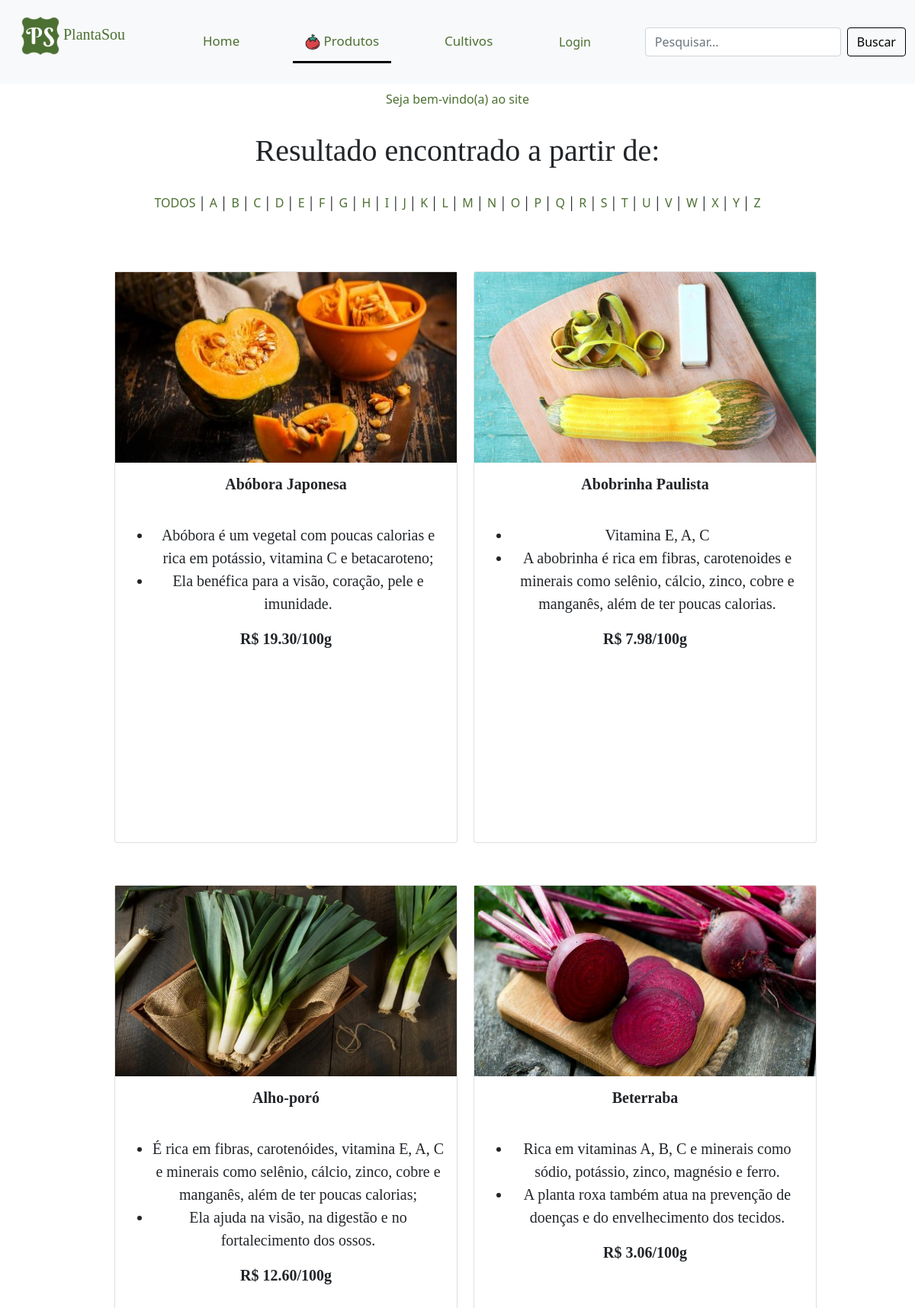
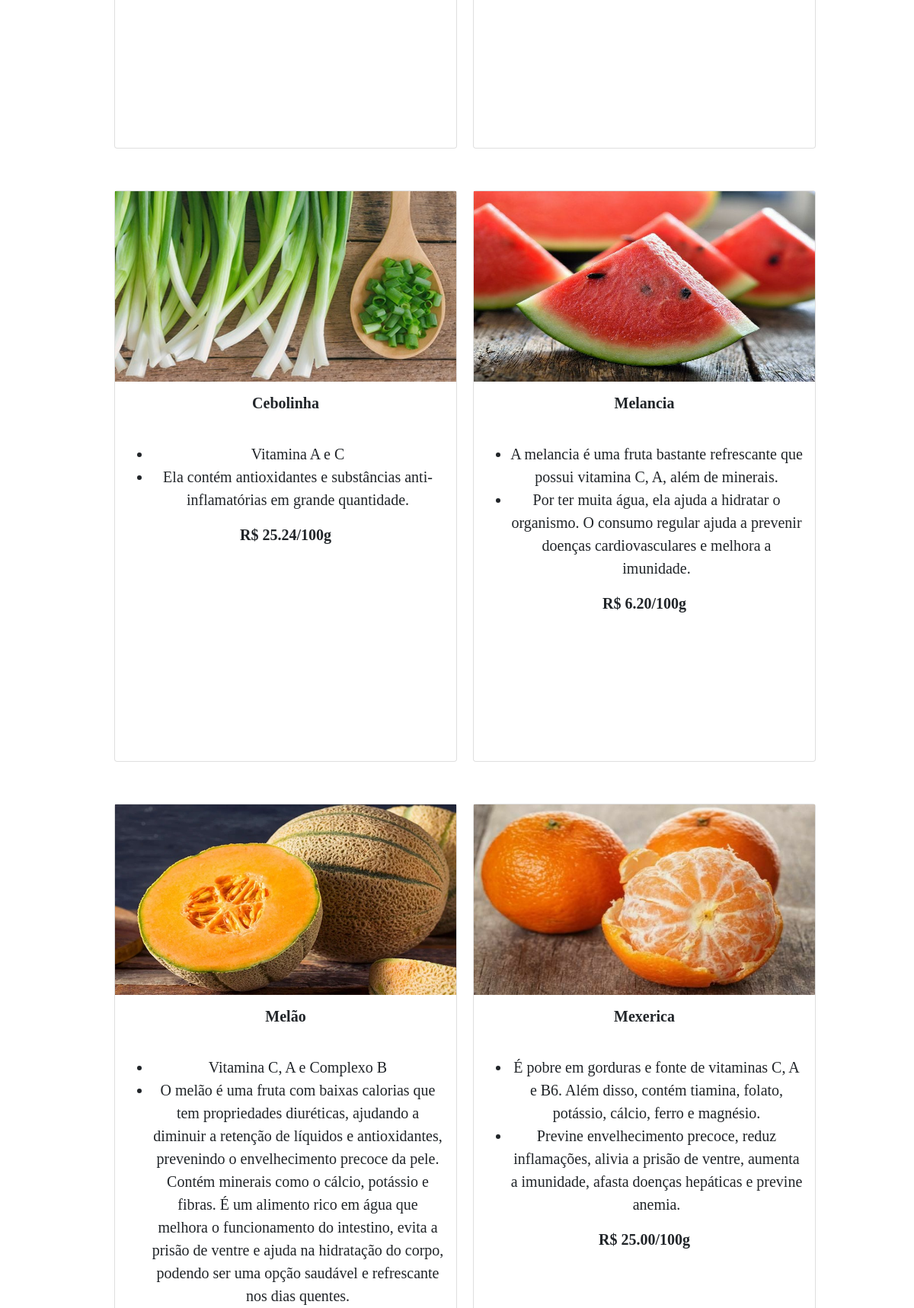
Page /php/ordem_p.php (upper part) on the committed database (2 pictures, top to bottom).
### tables this page shows
CREATE TABLE IF NOT EXISTS `produto` (
  `cod_produto` int(11) NOT NULL AUTO_INCREMENT,
  `nome` varchar(1000) DEFAULT NULL,
  `vitaminas` varchar(1000) DEFAULT NULL,
  `beneficios` varchar(1000) DEFAULT NULL,
  `preco` float DEFAULT NULL,
  `cod_cultivo` int(255) NOT NULL,
  `imagem` varchar(1000) DEFAULT NULL,
  PRIMARY KEY (`cod_produto`),
  KEY `cod_cultivo` (`cod_cultivo`)
);

### php/ordem_p.php (the view, shortened to what this page needs)
<!DOCTYPE html>
<html lang="pt-BR">
<head>
        <link rel="stylesheet" type="text/css" media="screen" href="../css/bootstrap.min.css" />
        <link rel="stylesheet" href="../css/estilo.css">
</head>
<body>
    <nav class="navbar navbar-light bg-light topnav">
        <div class="container-fluid">
            <a class="navbar-brand plantasou">
                <p class="plantasou">
                    <img src="../imgs/logo_new.png" class="align-self-center mr-3 rounded float-left" width="50" height="50" alt="..."></img>
                    PlantaSou
                </p>
            </a>
                        <?php
                            if(isset($_COOKIE["USER"])){
                                echo'
                                    <a class="nav-link nav-link-color" href="../php/home_user.php">Home</a>
                                ';
                            }else if(isset($_COOKIE["ADM"])){
                                echo'
                                    <a class="nav-link nav-link-color" href="../php/home_adm.php">Home</a>
                                ';
                            }else{
                                echo'
                                <a class="nav-link nav-link-color" href="../php/index.php">Home</a>
                                ';
                            }
                        ?>
                        <?php
                          if(isset($_COOKIE["ADM"])){
                            echo'
                            <div class="nav-link dropdown show">
                                <a class="nav-link dropdown-toggle active" href="#" id="navbarDropdownMenuLink" data-bs-toggle="dropdown" aria-bs-haspopup="true" aria-bs-expanded="false">
                                    <img src="../imgs/tomates.png" width="20" height="20"/> Produtos
                                </a>
                                <div class="dropdown-menu" aria-labelledby="navbarDropdownMenuLink">
                                    <a class="dropdown-item" href="../php/produtos.php">Produtos</a>
                                    <a class="dropdown-item" href="../php/cadastro_produto.php">Cadastro Produto</a>
                                </div>
                            </div>
                            ';
                          }else{
                            echo'
                                <a class="nav-link nav-link-color active" aria-current="page" href="../php/produtos.php"><img src="../imgs/tomates.png" width="20" height="20"/> Produtos</a>
                            ';
                          }
                        ?>
                        <?php
                            if(isset($_COOKIE["ADM"])){
                            echo'
                                <div class="nav-link dropdown show">
                                    <a class="nav-link dropdown-toggle" href="#" id="navbarDropdownMenuLink" data-bs-toggle="dropdown" aria-bs-haspopup="true" aria-bs-expanded="false">
                                    <img src="../imgs/crescer-planta.png" width="20" height="20"/> Cultivos
                                    </a>
                                    <div class="dropdown-menu" aria-labelledby="navbarDropdownMenuLink">
                                        <a class="dropdown-item" href="../php/cultivo.php">Cultivos</a>
                                        <a class="dropdown-item" href="../php/cadastro_cultivo.php">Cadastro Cultivos</a>
                                    </div>
                                </div>
                            ';
                            }else{
                            echo'
                                <a class="nav-link nav-link-color" aria-current="page" href="../php/cultivo.php">Cultivos</a>
                            ';
                            }
                        ?>
                        <?php
                            if(isset($_COOKIE["USER"])){
                                echo'
                                    <a class="nav-link nav-link-color" href="../php/historico.php?num=0">Histórico</a>
                                    <a class="nav-link nav-link-color" href="./logout_user.php"><img src="../imgs/out.png" width="15" height="15"/> Sair</a>
                                ';
                            }else if(isset($_COOKIE["ADM"])){
                                echo'
                                    <a class="nav-link nav-link-color" href="./logout_adm.php"><img src="../imgs/out.png" width="15" height="15"/> Sair</a>
                                ';
                            }else{
                                echo'
                                    <button type="button" class="btn nav-link nav-link-color" data-bs-toggle="modal" data-bs-target="#login">
                                        Login
                                    </button>
                                ';
                            }
                        ?>
                        <form action="../php/pesquisa_p.php" class="d-flex" method="POST">
                            <input class="form-control me-2" type="search" placeholder="Pesquisar..." aria-label="Search" name="pesquisa"/>
                            <button class="btn btn-outline-success nav-link-color borda" type="submit">Buscar</button>
                        </form>
            </div>
        </nav>
        <?php
            if(isset($_COOKIE["USER"]) || isset($_COOKIE["ADM"])){
                echo'
                        <a class="nav-link nav-link-color active_usuario">Seja bem-vindo(a) ';
                            if(isset($_COOKIE["USER"])){
                                include('../inc/conexao.php');
                                $sql="SELECT nome FROM usuario WHERE cod_usuario=$usuario";
                                $query=mysqli_query($con, $sql);
                                if(mysqli_num_rows($query)>0){
                                    while(($nome=mysqli_fetch_assoc($query))!=NULL){
                                        echo $nome['nome'];
                                    }
                                }
                            }
                            elseif(isset($_COOKIE["ADM"])){
                                echo "Administrador(a)";
                            }
                echo'
                        </a>';
            }
            else{
                echo'
                <center>
                    <a class="nav-link nav-link-color active_usuario ">Seja bem-vindo(a) ao site </a>
                </center>
                ';
            }
        ?>
    <br>
    <?php
        $ordem=$_GET["ordem"];
        echo'<h1 class="centro paginas">Resultado encontrado a partir de: '.$ordem.'</h1>';
        echo '
        <br>
        <center>';
            echo '<a class="nav-link-color" href="../php/produtos.php">TODOS</a> │ ';
            for ( $i = 'A'; $i != 'Z'; $i++ ){
                echo '<a class="nav-link-color" href="../php/ordem_p.php?ordem='.$i.'">'.$i.'</a> │ ';
            }
            echo '<a class="nav-link-color" href="../php/ordem_p.php?ordem=Z">Z</a>';
        echo '
        </center>
        <br><br><br>';
        include "../inc/conexao_pdo.php";
        $stmt=$conPDO->query("SELECT * FROM produto WHERE nome LIKE '$ordem%' ORDER BY nome asc");
        $stmt->execute();
        echo'
            <center>
                <table>
            ';
        $i=1;
        if($stmt->rowCount()!=NULL){
            while($resultado=$stmt->fetch(PDO::FETCH_OBJ)){
                if($i % 2 == 1){
                    echo'<tr>
                        <td>';
                }
                echo
                '
                <td></td>
                <td></td>
                <td>
                    <div class="card mb-5 tamanho2 text-center">
                        <div class="font">
                            <img src="../imgs/plantas/'.$resultado->imagem.'" width="448px" height="250px"/>
                            <div class="card-body">
                                <h5 class="card-title">
                                    <b class="letra">
                                        '.$resultado->nome.'<br><br>
                                    </b>
                                </h5>
                                <p class="card-text">
                                    <ul>
                                        <li>'.$resultado->vitaminas.'</li>
                                        <li>'.$resultado->beneficios.'</li>
                                    </ul>
                                </p>
                                <b class="font-money">R$ '.number_format($resultado->preco,2).'/100g
                            </div>
                        </div>
                    </div>';
                $i++;
            }
        }else{
            echo '
                <br><br><br>
                <h1 class="centro paginas">Nenhum produto foi encontrado</h1>
            ';
        }
        echo'
            </td>
        </tr>
        </table>
        </center>';
    ?>
</body>
</html>

### css/estilo.css (style rules this page uses)
body, html { height: 100%; }
td { border: 5px solid transparent; background-clip: padding-box; }
button { text-align: left; }
a { color: green; }
.nav-link-color { color: #4c7032 !important; font-size: 16px; }
.font { font-size: 20px; font-family: 'Book Antiqua'; }
.font-money { font-size: 20px; font-family: calibri; }
.plantasou { font-size: 20px; font-family: 'calibri'; color:#4c7032 !important; }
.borda { border-color: #000000; color: black !important; }
.centro { text-align: center; }
a:link { text-decoration: none; }
.active_usuario { background-color: #ffffff !important; color: #4c7032 !important; text-align: center; }
.topnav { background-color: #f1f1f1; }
.topnav a { float: left; display: block; color: black; text-align: center; padding: 14px 16px; text-decoration: none; font-size: 17px; border-bottom: 3px solid transparent; }
.topnav a.active { border-bottom: 3px solid rgb(0, 0, 0); }
a.plantasou { border-bottom: none !important; }
.letra { font-family:'Book Antiqua'; }
.paginas { font-family:'Book Antiqua'; }
.tamanho2 { width: 450px; height: 750px; }

### rows in the picture
produto: imagem (picture), nome "Abóbora Japonesa", vitaminas "Abóbora é um vegetal com poucas calorias e rica em potássio, vitamina C e betacaroteno;", beneficios "Ela benéfica para a visão, coração, pele e imunidade.", preco "19.30"
produto: imagem (picture), nome "Abobrinha Paulista", vitaminas "Vitamina E, A, C", beneficios "A abobrinha é rica em fibras, carotenoides e minerais como selênio, cálcio, zinco, cobre e manganês, além de ter poucas calorias.", preco "7.98"
produto: imagem (picture), nome "Alho-poró", vitaminas "É rica em fibras, carotenóides, vitamina E, A, C e minerais como selênio, cálcio, zinco, cobre e manganês, além de ter poucas calorias;", beneficios "Ela ajuda na visão, na digestão e no fortalecimento dos ossos.", preco "12.60"
produto: imagem (picture), nome "Beterraba", vitaminas "Rica em vitaminas A, B, C e minerais como sódio, potássio, zinco, magnésio e ferro.", beneficios "A planta roxa também atua na prevenção de doenças e do envelhecimento dos tecidos.", preco "3.06"
produto: imagem (picture), nome "Cebolinha", vitaminas "Vitamina A e C", beneficios "Ela contém antioxidantes e substâncias anti-inflamatórias em grande quantidade.", preco "25.24"
produto: imagem (picture), nome "Melancia", vitaminas "A melancia é uma fruta bastante refrescante que possui vitamina C, A, além de minerais.", beneficios "Por ter muita água, ela ajuda a hidratar o organismo. O consumo regular ajuda a prevenir doenças cardiovasculares e melhora a imunidade.", preco "6.20"
produto: imagem (picture), nome "Melão", vitaminas "Vitamina C, A e Complexo B", beneficios "O melão é uma fruta com baixas calorias que tem propriedades diuréticas, ajudando a diminuir a retenção de líquidos e antioxidantes, prevenindo o envelhecimento precoce da pele. Contém minerais como o cálcio, potássio e fibras. É um alimento rico em água que melhora o funcionamento do intestino, evita a prisão de ventre e ajuda na hidratação do corpo, podendo ser uma opção saudável e refrescante nos dias quentes."
produto: imagem (picture), nome "Mexerica", vitaminas "É pobre em gorduras e fonte de vitaminas C, A e B6. Além disso, contém tiamina, folato, potássio, cálcio, ferro e magnésio.", beneficios "Previne envelhecimento precoce, reduz inflamações, alivia a prisão de ventre, aumenta a imunidade, afasta doenças hepáticas e previne anemia.", preco "25.00"
